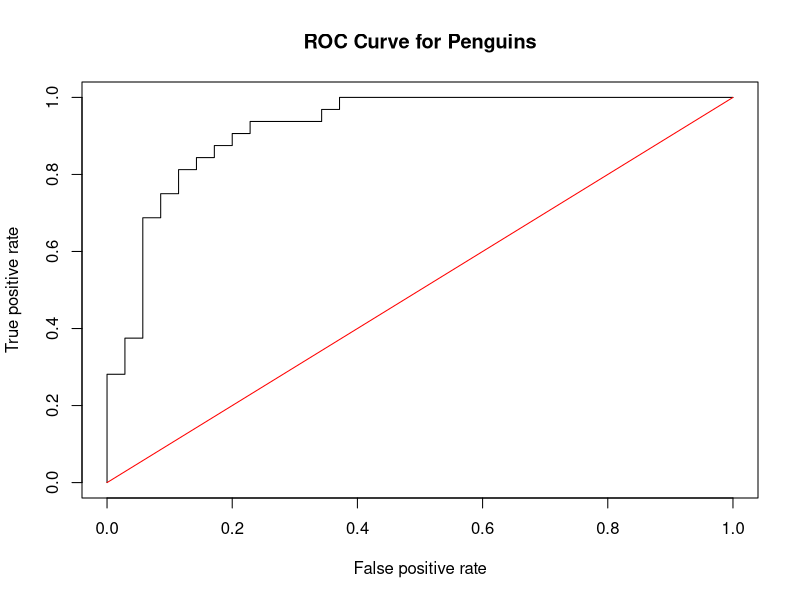

Recreate this plot in R.
## ---- chunk 1
knitr::opts_chunk$set(echo = TRUE)
## ---- chunk 2
library(tidyverse)
library(palmerpenguins)
library(gridExtra)
library(ROCR)
Data<-penguins
##remove penguins with gender missing
Data<-Data[complete.cases(Data[ , 7]),-c(2,8)]
##80-20 split
set.seed(1)
sample<-sample.int(nrow(Data), floor(.80*nrow(Data)), replace = F)
train<-Data[sample, ]
test<-Data[-sample, ]
head(train)
## ---- chunk 3
result<-glm(sex ~ . - flipper_length_mm, family="binomial", data=train)
summary(result)
## ---- chunk 4
##predicted survival rate for test data based on training data
preds<-predict(result,newdata=test, type="response")
##transform the input data into a format that is suited for the
##performance() function
rates<-prediction(preds, test$sex)
##store the true positive and false positive rates
roc_result<-performance(rates,measure="tpr", x.measure="fpr")
##plot ROC curve and overlay the diagonal line for random guessing
plot(roc_result, main="ROC Curve for Penguins")
lines(x = c(0,1), y = c(0,1), col="red")
## ---- chunk 5
##compute the AUC
auc<-performance(rates, measure = "auc")
auc@y.values
## ---- chunk 6
table(test$sex, preds>0.5)
